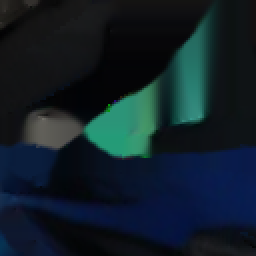
#> input picture tests/fixtures/glow/line_on_dark.png, 128 x 128 px (shown 2 times larger)
$ python -i scoring.py   (imports and definitions only)
#> lines starting #> are read from the running program, lines starting #| are printed output that depends on the picture
"""Automatic pick scores (sharpness and clean background for concepts; detail and evenness
of light for materials; detail for illustrations) and the image helpers of the local steps."""

import os

import numpy as np
from PIL import Image, ImageFilter


def load_rgba(path):
#> called with path = '../tests/fixtures/glow/line_on_dark.png'
    im = Image.open(path)
#> im is the input picture: PIL image 128x128 RGB; mean R, G, B 16.3, 30.5, 39.1
    if im.mode != "RGBA":
        im = im.convert("RGBA")
#> im: PIL image 128x128 RGBA
    return np.asarray(im).astype(np.float32) / 255.0


# [40 lines left out: functions laplacian_var, score_object, not called in this run]


def blur(a, r):
    im = Image.fromarray(np.clip(a * 255, 0, 255).astype(np.uint8))
    return np.asarray(im.filter(ImageFilter.GaussianBlur(r))).astype(np.float32) / 255


# [20 lines left out: functions score_material, score_image, not called in this run]


def score_tile_material(path, texels_per_tile=384, frame_px_per_tile=143.0, map_px_per_tile=36.0):
    """A seam group's material for tile sprites: its detail where it will be seen, at the
    frame's scale and at a map's (a pattern finer than a few texels there, a corrugation of
    hairlines, averages to a flat grey and scores low), times the evenness of its light and its
    saturation, as score_material."""
    x = load_rgba(path)[..., :3]
    lum = x @ np.array([0.299, 0.587, 0.114], dtype=np.float32)
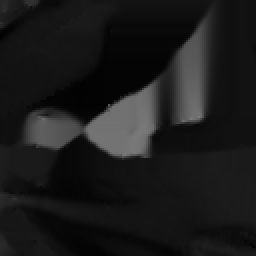
#> lum: shape (128, 128) float32 (shown 2 times larger); min 0.00829, max 0.482, mean 0.107
    n = lum.shape[0]
#> n = 128
    even = float(blur(lum, n / 8).std())
#> in blur, `return np.asarray(im.filter(ImageFilter.GaussianBlur(r))).astype(np.fl..`:
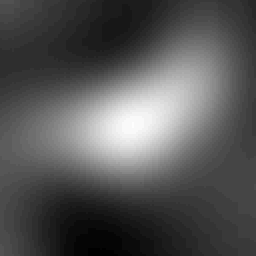
#> returned value: shape (128, 128) float32 (shown 2 times larger); min 0.0471, max 0.22, mean 0.105; drawn with min black and max white
#> even = 0.0374
    details = {}
    for name, px in (("frame", frame_px_per_tile), ("map", map_px_per_tile)):
        f = min(1.0, float(px) / float(texels_per_tile))
        im = Image.fromarray(np.clip(lum * 255, 0, 255).astype(np.uint8))
        small = im.resize((max(8, int(round(im.width * f))), max(8, int(round(im.height * f)))), Image.BOX)
        a = np.asarray(small).astype(np.float32) / 255
        details[name] = float(np.abs(a - blur(a, 1)).mean())
#> after the loop, details = {'frame': 0.0094, 'map': 0.0306}
    detail = float(np.sqrt(max(details["frame"], 0.0) * max(details["map"], 0.0)))
#> detail = 0.017
    sat = float((x.max(-1) - x.min(-1)).mean())
#> sat = 0.1
    s = detail * 100 * max(0.1, 1 - 5 * even) * (0.7 + sat)
#> s = 1.1
    return float(s), {"detail_frame": round(details["frame"], 4), "detail_map": round(details["map"], 4),
                      "uneven_light": round(even, 4), "saturation": round(sat, 3)}


METRICS = {"object": score_object, "material": score_material, "image": score_image,
           "tile_material": score_tile_material}


# [9 lines left out: function cross_mask, not called in this run]


def save_rgb(path, arr):
    os.makedirs(os.path.dirname(path), exist_ok=True)
    Image.fromarray(np.clip(arr * 255 + 0.5, 0, 255).astype(np.uint8)).save(path)

>>> result = score_tile_material('../tests/fixtures/glow/line_on_dark.png')

$ run again, on tests/fixtures/glow/plate_seam.png
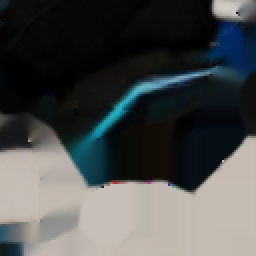
#> input picture tests/fixtures/glow/plate_seam.png, 128 x 128 px (shown 2 times larger)
#> in load_rgba, im is the input picture: PIL image 128x128 RGB; mean R, G, B 74.1, 76.7, 76.2
#> in blur, `return np.asarray(im.filter(ImageFilter.GaussianBlur(r))).astype(np.fl..`:
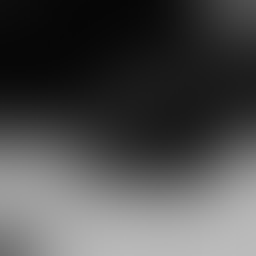
#> returned value: shape (128, 128) float32 (shown 2 times larger); min 0.0235, max 0.737, mean 0.297
#> even = 0.242
#> the loop in score_tile_material, `for name, px in (("frame", frame_px_per_tile), ("map", map_px_per_tile..` made 2 passes
#> pass 1, in score_tile_material, `small = im.resize((max(8, int(round(im.width * f))), max(8, int(round(..`:
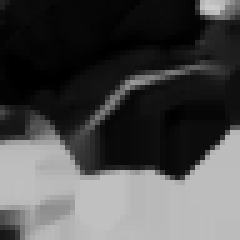
#> small: PIL image 48x48 L (shown 5 times larger); min 0, max 203, mean 75.5
#> after the loop in score_tile_material, `for name, px in (("frame", frame_px_per_tile), ("map", map_px_per_tile..`: details = {'frame': 0.0184, 'map': 0.0546}
#> detail = 0.0317
#> sat = 0.0569
#> s = 0.24
